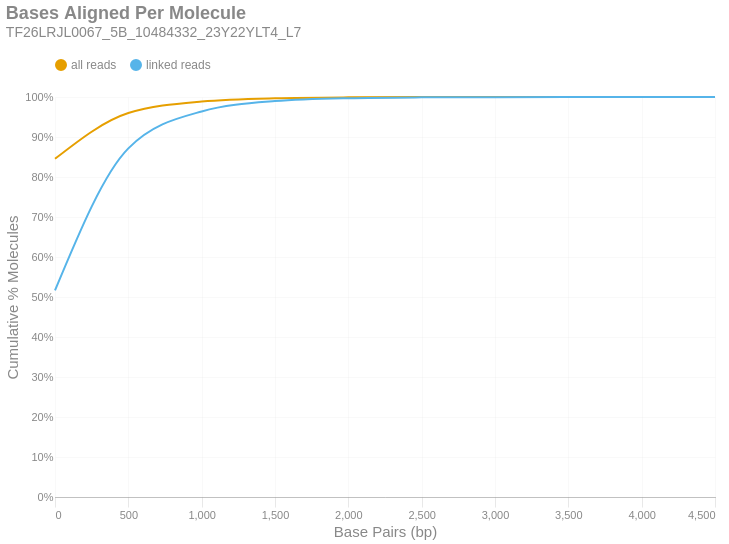

The notebook cell saved with this chart:
### Markdown cell above
### Bases Aligned Per Molecule
This is a cumulative frequency distribution showing the number of base pairs aligned per unique molecule. These data are shown in 500 bp bins. There are two distributions: one with `all reads` (yellow) and another with only `linked reads` (blue). The percent of molecules in the `linked reads` distribution is relative to the total number of linked molecules.

### Code cell
if SKIPLR:
    print_html(f"Skipped")
else:
    binned_df = consolidated_hist(valids['aligned_bp'], mask, 500, True)
    with SafeRender(binned_df):
        (
            density_plot(binned_df, 'Bases Aligned Per Molecule', samplename, 'basesper')
            .encode(
                x=alt.X('bin:Q', title="Base Pairs (bp)").axis(tickMinStep=500).scale(padding=0),
                y=alt.Y('value:Q', title='Cumulative % Molecules')
                    .axis(format='%')
                    .scale(domain = [0,1])
                    .stack(False),
                color=alt.Color("key:N").scale(domain = ["all reads", "linked reads"]),
                tooltip = [
                    alt.Tooltip("key:N", title = "Data Type"),
                    alt.Tooltip("range_label:N", title="Bases Aligned Per Molecule"),
                    alt.Tooltip("value:Q", format = ".2%", title="% Molecules (Cum.)")
                ]
            )
        ).display()

### Figure 1 — Vega-Lite specification as saved in the notebook (floating-point values rounded to 4 significant figures)
{"width": "container", "height": 400, "config": {"title": {"anchor": "start", "dy": -15, "fontSize": 18, "color": "#888888", "subtitleColor": "#888888", "subtitleFontSize": 14}, "arc": {"fill": "#0072B2"}, "axis": {"domainColor": "#888888", "domainWidth": 0.5, "gridWidth": 0.2, "grid": false, "titleFontWeight": 400, "titleFontSize": 15, "labelFontSize": 11, "labelColor": "#888888", "tickColor": "#888888", "tickWidth": 0.2, "titleColor": "#888888"}, "axisBand": {"grid": false}, "axisX": {"grid": true, "tickSize": 10, "domainCap": "round"}, "axisY": {"domain": false, "grid": true, "tickSize": 0, "domainCap": "round"}, "background": "transparent", "header": {"labelFontSize": 15, "labelColor": "#888888", "titleFontSize": 15, "titleFontWeight": 600, "titleColor": "#888888"}, "legend": {"labelFont": "sans-serif", "labelFontSize": 12, "labelColor": "#888888", "symbolSize": 100, "symbolType": "circle", "titleFontSize": 12, "titlePadding": 10, "titleColor": "#888888", "title": null, "orient": "top"}, "range": {"category": ["#E69F00", "#56B4E9", "#009E73", "#F0E442", "#0072B2", "#D55E00", "#CC79A7", "#000000"], "diverging": ["#cfe8f3", "#a2d4ec", "#73bfe2", "#46abdb", "#1696d2", "#12719e"]}, "area": {"fill": "#0072B2", "fillOpacity": 0.7, "line": true, "strokeOpacity": 0.7}, "line": {"color": "#0072B2", "stroke": "#0072B2", "strokeWidth": 2}, "trail": {"color": "#0072B2", "stroke": "#0072B2", "strokeWidth": 0, "size": 1}, "point": {"filled": true, "fillOpacity": 1.0, "size": 95}, "text": {"color": "#888888", "fontSize": 11, "align": "right", "fontWeight": 400, "size": 11}, "bar": {"fill": "#0072B2", "stroke": null}, "view": {"stroke": null, "continuousWidth": 660, "continuousHeight": 400}}, "data": {"name": "data-d7f9e1ed7a3bd2630a660ad0bd5cb684"}, "mark": {"type": "line", "interpolate": "monotone", "point": {"opacity": 0, "size": 275}}, "encoding": {"color": {"field": "key", "scale": {"domain": ["all reads", "linked reads"]}, "type": "nominal"}, "tooltip": [{"field": "key", "title": "Data Type", "type": "nominal"}, {"field": "range_label", "title": "Bases Aligned Per Molecule", "type": "nominal"}, {"field": "value", "format": ".2%", "title": "% Molecules (Cum.)", "type": "quantitative"}], "x": {"axis": {"tickMinStep": 500}, "field": "bin", "scale": {"padding": 0}, "title": "Base Pairs (bp)", "type": "quantitative"}, "y": {"axis": {"format": "%"}, "field": "value", "scale": {"domain": [0, 1]}, "stack": false, "title": "Cumulative % Molecules", "type": "quantitative"}}, "params": [{"name": "param_c36ac31b6afebe62", "select": {"type": "point", "fields": ["key"]}, "bind": "legend"}], "title": {"text": "Bases Aligned Per Molecule", "subtitle": "TF26LRJL0067_5B_10484332_23Y22YLT4_L7"}, "transform": [{"fold": ["all reads (cumsum)", "linked reads (cumsum)"]}, {"calculate": "replace(datum.key, ' (cumsum)', '')", "as": "key"}, {"filter": {"param": "param_c36ac31b6afebe62"}}], "usermeta": {"embedOptions": {"downloadFileName": "TF26LRJL0067_5B_10484332_23Y22YLT4_L7.basesper"}}, "$schema": "https://vega.github.io/schema/vega-lite/v6.4.1.json", "datasets": {"data-d7f9e1ed7a3bd2630a660ad0bd5cb684": [{"bin": "0.0", "interval": "0.0-500.0", "all reads": 0.8454, "linked reads": 0.5165, "all reads (cumsum)": 0.8454, "linked reads (cumsum)": 0.5165, "range_label": "0-499"}, {"bin": "500.0", "interval": "500.0-1000.0", "all reads": 0.1144, "linked reads": 0.3551, "all reads (cumsum)": 0.9598, "linked reads (cumsum)": 0.8716, "range_label": "500-999"}, {"bin": "1000.0", "interval": "1000.0-1500.0", "all reads": 0.02894, "linked reads": 0.09234, "all reads (cumsum)": 0.9888, "linked reads (cumsum)": 0.9639, "range_label": "1000-1499"}, {"bin": "1500.0", "interval": "1500.0-2000.0", "all reads": 0.008036, "linked reads": 0.0258, "all reads (cumsum)": 0.9968, "linked reads (cumsum)": 0.9897, "range_label": "1500-1999"}, {"bin": "2000.0", "interval": "2000.0-2500.0", "all reads": 0.002282, "linked reads": 0.007336, "all reads (cumsum)": 0.9991, "linked reads (cumsum)": 0.997, "range_label": "2000-2499"}, {"bin": "2500.0", "interval": "2500.0-3000.0", "all reads": 0.0006367, "linked reads": 0.002047, "all reads (cumsum)": 0.9997, "linked reads (cumsum)": 0.9991, "range_label": "2500-2999"}, {"bin": "3000.0", "interval": "3000.0-3500.0", "all reads": 0.0001826, "linked reads": 0.0005869, "all reads (cumsum)": 0.9999, "linked reads (cumsum)": 0.9997, "range_label": "3000-3499"}, {"bin": "3500.0", "interval": "3500.0-4000.0", "all reads": 6.982e-05, "linked reads": 0.0002245, "all reads (cumsum)": 1.0, "linked reads (cumsum)": 0.9999, "range_label": "3500-3999"}, {"bin": "4000.0", "interval": "4000.0-4500.0", "all reads": 2.178e-05, "linked reads": 7.002e-05, "all reads (cumsum)": 1.0, "linked reads (cumsum)": 1.0, "range_label": "4000-4499"}, {"bin": "4500.0", "interval": "4500.0-5000.0", "all reads": 7.687e-06, "linked reads": 2.471e-05, "all reads (cumsum)": 1.0, "linked reads (cumsum)": 1.0, "range_label": "4500-4999"}]}}
